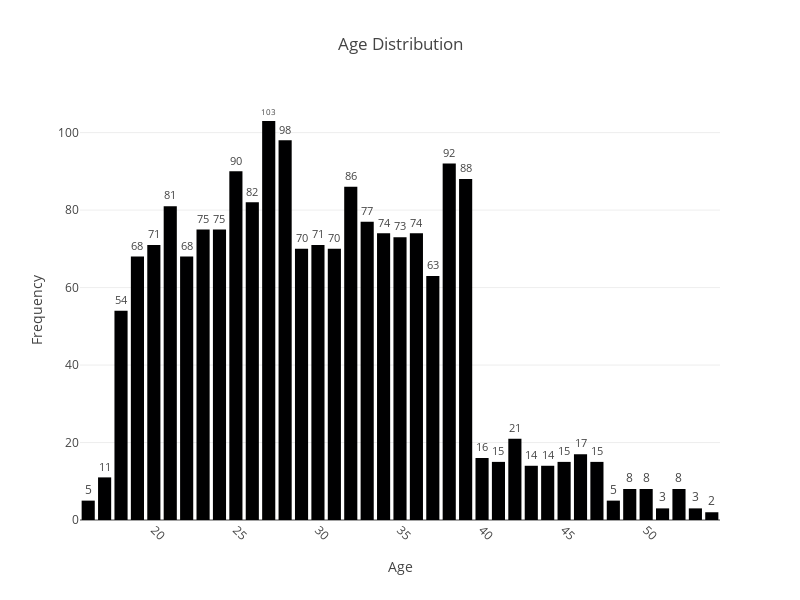
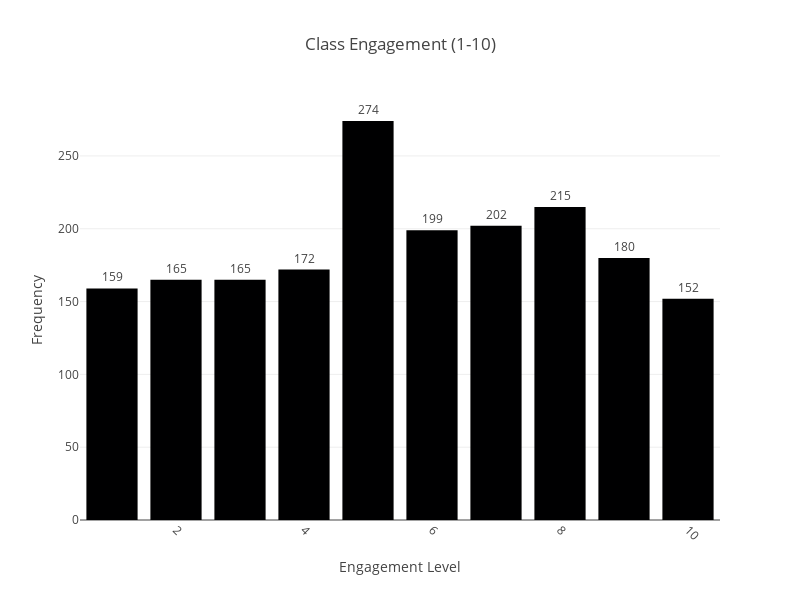
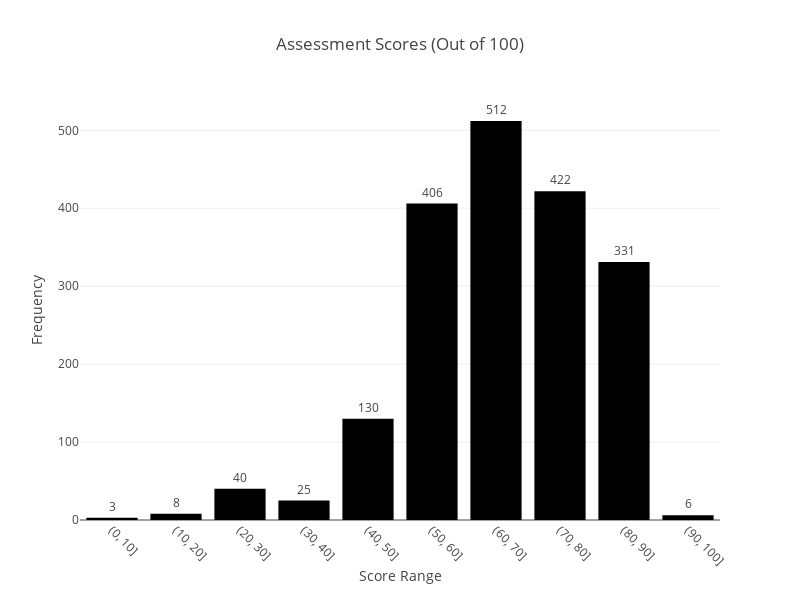
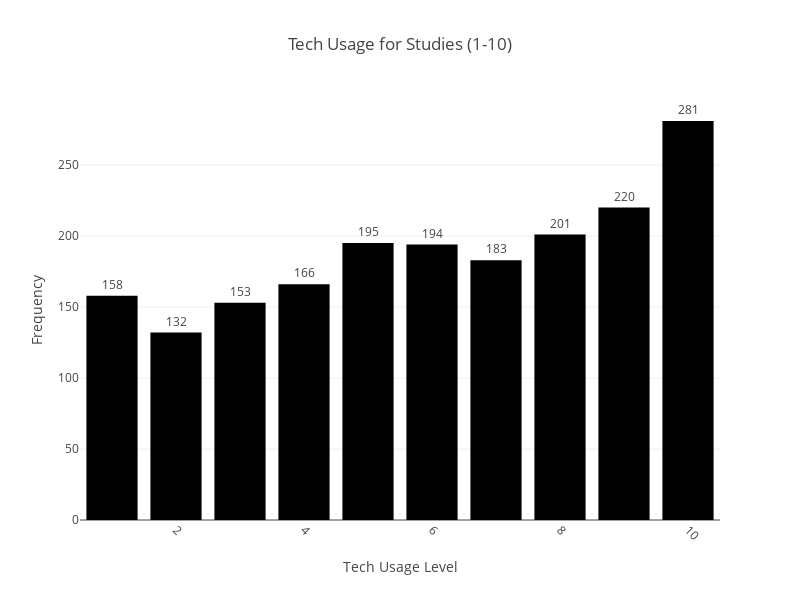

Notebook source saved alongside these figures, in order:
### Code cell
import plotly.express as px
import pandas as pd

# Age Distribution
age_counts = df["What is your age?"].value_counts().sort_index()
fig_age = px.bar(
    x=age_counts.index,
    y=age_counts.values,
    labels={"x": "Age", "y": "Frequency"},
    title="Age Distribution",
    text=age_counts.values  # Show values on bars
)

# Engagement Distribution
engagement_counts = df["On a scale of 1 to 10, how engaged are you during classes?"].value_counts().sort_index()
fig_engagement = px.bar(
    x=engagement_counts.index,
    y=engagement_counts.values,
    labels={"x": "Engagement Level", "y": "Frequency"},
    title="Class Engagement (1-10)",
    text=engagement_counts.values
)

# Assessment Scores Distribution
score_bins = pd.cut(df["What is your average score in assessments? (Please enter a score out of 100)"], bins=range(0, 101, 10))
score_counts = score_bins.value_counts().sort_index()
fig_scores = px.bar(
    x=score_counts.index.astype(str),
    y=score_counts.values,
    labels={"x": "Score Range", "y": "Frequency"},
    title="Assessment Scores (Out of 100)",
    text=score_counts.values
)

# Technology Usage Distribution
tech_usage_counts = df["On a scale of 1 to 10, how much do you use technology for your studies? (1 being not at all, 10 being extensively)"].value_counts().sort_index()
fig_tech = px.bar(
    x=tech_usage_counts.index,
    y=tech_usage_counts.values,
    labels={"x": "Tech Usage Level", "y": "Frequency"},
    title="Tech Usage for Studies (1-10)",
    text=tech_usage_counts.values
)

# Adjust text position, rotation, and layout
fig_age.update_traces(textposition="outside", hoverinfo="x+y")
fig_engagement.update_traces(textposition="outside", hoverinfo="x+y")
fig_scores.update_traces(textposition="outside", hoverinfo="x+y")
fig_tech.update_traces(textposition="outside", hoverinfo="x+y")

# Rotate x-axis labels to avoid overlap
fig_age.update_layout(xaxis_tickangle=45)
fig_engagement.update_layout(xaxis_tickangle=45)
fig_scores.update_layout(xaxis_tickangle=45)
fig_tech.update_layout(xaxis_tickangle=45)

# Increase chart size if necessary
fig_age.update_layout(width=800, height=600)
fig_engagement.update_layout(width=800, height=600)
fig_scores.update_layout(width=800, height=600)
fig_tech.update_layout(width=800, height=600)

# Show the plots
fig_age.show()
fig_engagement.show()
fig_scores.show()
fig_tech.show()

### Figure 1 — Plotly figure (JSON) as saved in the notebook; plotly's stock layout.template omitted (floating-point values rounded to 4 significant figures)
{"data": [{"alignmentgroup": "True", "hoverinfo": "x+y", "hovertemplate": "Age=%{x}<br>Frequency=%{y}<br>text=%{text}<extra></extra>", "legendgroup": "", "marker": {"color": "#000001", "pattern": {"shape": ""}}, "name": "", "offsetgroup": "", "orientation": "v", "showlegend": false, "text": [5, 11, 54, 68, 71, 81, 68, 75, 75, 90, 82, 103, 98, 70, 71, 70, 86, 77, 74, 73, 74, 63, 92, 88, 16, 15, 21, 14, 14, 15, 17, 15, 5, 8, 8, 3, 8, 3, 2], "textposition": "outside", "type": "bar", "x": [16, 17, 18, 19, 20, 21, 22, 23, 24, 25, 26, 27, 28, 29, 30, 31, 32, 33, 34, 35, 36, 37, 38, 39, 40, 41, 42, 43, 44, 45, 46, 47, 48, 49, 50, 51, 52, 53, 54], "xaxis": "x", "y": [5, 11, 54, 68, 71, 81, 68, 75, 75, 90, 82, 103, 98, 70, 71, 70, 86, 77, 74, 73, 74, 63, 92, 88, 16, 15, 21, 14, 14, 15, 17, 15, 5, 8, 8, 3, 8, 3, 2], "yaxis": "y"}], "layout": {"barmode": "relative", "height": 600, "legend": {"tracegroupgap": 0}, "title": {"text": "Age Distribution"}, "width": 800, "xaxis": {"anchor": "y", "autorange": true, "domain": [0, 1], "range": [15.5, 54.5], "tickangle": 45, "title": {"text": "Age"}, "type": "linear"}, "yaxis": {"anchor": "x", "autorange": true, "domain": [0, 1], "range": [0, 108.4], "title": {"text": "Frequency"}, "type": "linear"}}}

### Figure 2 — Plotly figure (JSON) as saved in the notebook; plotly's stock layout.template omitted (floating-point values rounded to 4 significant figures)
{"data": [{"alignmentgroup": "True", "hoverinfo": "x+y", "hovertemplate": "Engagement Level=%{x}<br>Frequency=%{y}<br>text=%{text}<extra></extra>", "legendgroup": "", "marker": {"color": "#000001", "pattern": {"shape": ""}}, "name": "", "offsetgroup": "", "orientation": "v", "showlegend": false, "text": [159, 165, 165, 172, 274, 199, 202, 215, 180, 152], "textposition": "outside", "type": "bar", "x": [1, 2, 3, 4, 5, 6, 7, 8, 9, 10], "xaxis": "x", "y": [159, 165, 165, 172, 274, 199, 202, 215, 180, 152], "yaxis": "y"}], "layout": {"barmode": "relative", "height": 600, "legend": {"tracegroupgap": 0}, "title": {"text": "Class Engagement (1-10)"}, "width": 800, "xaxis": {"anchor": "y", "autorange": true, "domain": [0, 1], "range": [0.5, 10.5], "tickangle": 45, "title": {"text": "Engagement Level"}, "type": "linear"}, "yaxis": {"anchor": "x", "autorange": true, "domain": [0, 1], "range": [0, 288.4], "title": {"text": "Frequency"}, "type": "linear"}}}

### Figure 3 — Plotly figure (JSON) as saved in the notebook; plotly's stock layout.template omitted (floating-point values rounded to 4 significant figures)
{"data": [{"alignmentgroup": "True", "hoverinfo": "x+y", "hovertemplate": "Score Range=%{x}<br>Frequency=%{y}<br>text=%{text}<extra></extra>", "legendgroup": "", "marker": {"color": "#000001", "pattern": {"shape": ""}}, "name": "", "offsetgroup": "", "orientation": "v", "showlegend": false, "text": [3, 8, 40, 25, 130, 406, 512, 422, 331, 6], "textposition": "outside", "type": "bar", "x": ["(0, 10]", "(10, 20]", "(20, 30]", "(30, 40]", "(40, 50]", "(50, 60]", "(60, 70]", "(70, 80]", "(80, 90]", "(90, 100]"], "xaxis": "x", "y": [3, 8, 40, 25, 130, 406, 512, 422, 331, 6], "yaxis": "y"}], "layout": {"barmode": "relative", "height": 600, "legend": {"tracegroupgap": 0}, "title": {"text": "Assessment Scores (Out of 100)"}, "width": 800, "xaxis": {"anchor": "y", "autorange": true, "domain": [0, 1], "range": [-0.5, 9.5], "tickangle": 45, "title": {"text": "Score Range"}, "type": "category"}, "yaxis": {"anchor": "x", "autorange": true, "domain": [0, 1], "range": [0, 538.9], "title": {"text": "Frequency"}, "type": "linear"}}}

### Figure 4 — Plotly figure (JSON) as saved in the notebook; plotly's stock layout.template omitted (floating-point values rounded to 4 significant figures)
{"data": [{"alignmentgroup": "True", "hoverinfo": "x+y", "hovertemplate": "Tech Usage Level=%{x}<br>Frequency=%{y}<br>text=%{text}<extra></extra>", "legendgroup": "", "marker": {"color": "#000001", "pattern": {"shape": ""}}, "name": "", "offsetgroup": "", "orientation": "v", "showlegend": false, "text": [158, 132, 153, 166, 195, 194, 183, 201, 220, 281], "textposition": "outside", "type": "bar", "x": [1, 2, 3, 4, 5, 6, 7, 8, 9, 10], "xaxis": "x", "y": [158, 132, 153, 166, 195, 194, 183, 201, 220, 281], "yaxis": "y"}], "layout": {"barmode": "relative", "height": 600, "legend": {"tracegroupgap": 0}, "title": {"text": "Tech Usage for Studies (1-10)"}, "width": 800, "xaxis": {"anchor": "y", "autorange": true, "domain": [0, 1], "range": [0.5, 10.5], "tickangle": 45, "title": {"text": "Tech Usage Level"}, "type": "linear"}, "yaxis": {"anchor": "x", "autorange": true, "domain": [0, 1], "range": [0, 295.8], "title": {"text": "Frequency"}, "type": "linear"}}}
